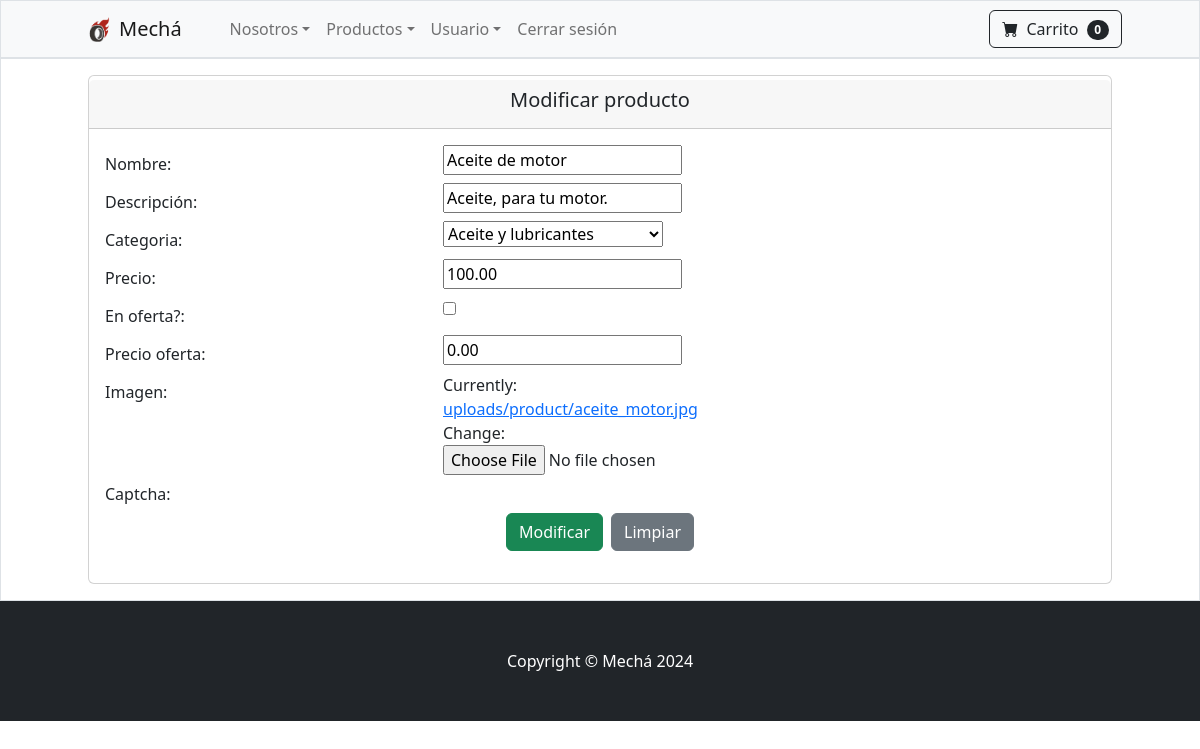
Before: /productos/crud/update/2/ (signed in) with the older database file.
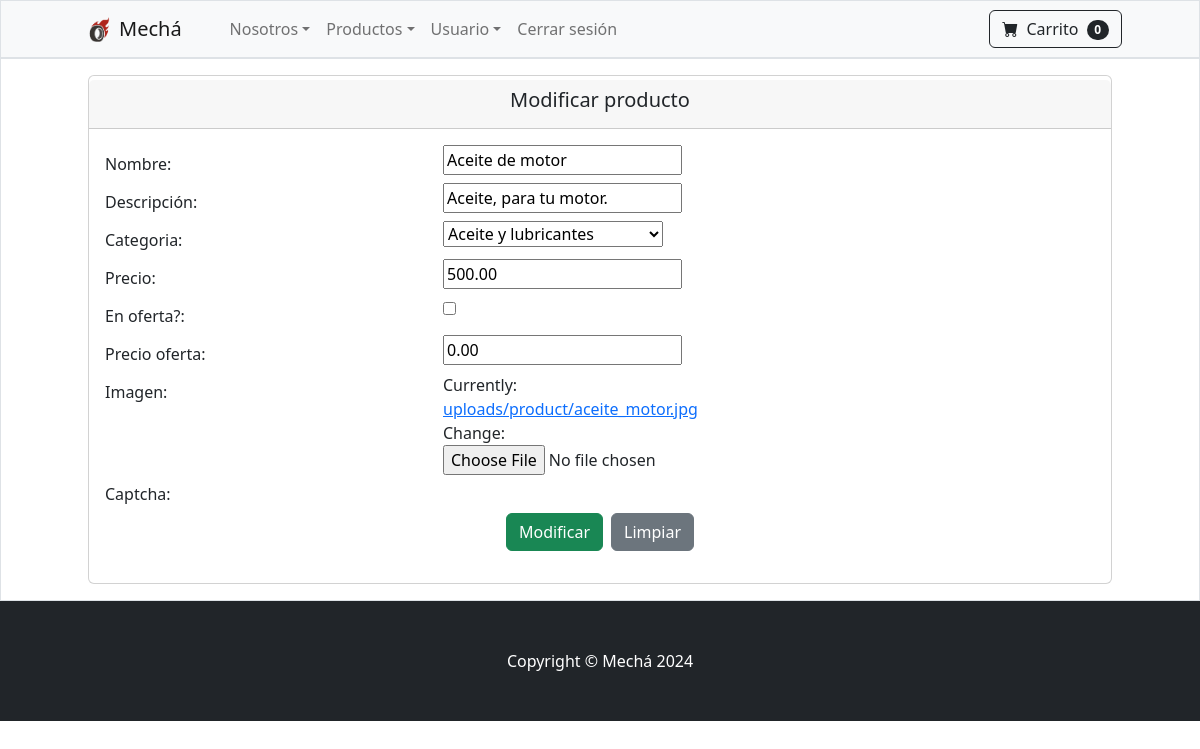
After: the same page with the newer database file.
### tienda/models.py (models this page shows, shortened)
class Producto(models.Model):
    nombre = models.CharField(max_length=100)
    precio = models.DecimalField(default=0, decimal_places=2, max_digits=6)
    precio_base = models.DecimalField(max_digits=10, decimal_places=2, default=10)
    multiplicador = models.PositiveIntegerField(default=1)
    precio_final = models.DecimalField(max_digits=10, decimal_places=2, default=0)
    categoria = models.ForeignKey(Categoria, on_delete=models.CASCADE, default=1)
    descripcion = models.CharField(max_length=250, default='', blank=True, null= True)
    imagen = models.ImageField(upload_to='uploads/product/')
    is_oferta = models.BooleanField(default=False)
    oferta_precio = models.DecimalField(default=0, decimal_places=2, max_digits=6)
    class Meta:
        verbose_name_plural = 'Productos'

### tienda/views.py (the view, shortened to what this page needs)
# urls.py: path('productos/crud/update/<id>/', views.productosupdate, name="productosupdate"),
@permission_required('core.change_servicio')
def productosupdate(request, id):
    producto = Producto.objects.get(id=id)
    aux = {
            'form' : ProductoForm(instance = producto)
    }
    return render(request, 'tienda/productos/crud/update.html', aux)

### tienda/forms.py
class ProductoForm(ModelForm):
    class Meta:
        model = Producto
        fields = '__all__'

### carro/carro.py (called while the page is built)
    def __len__(self):
        return len(self.carro)

### carro/context_processors.py (called while the page is built)
def carro(request):
    return{'carro': Carro(request)}

### tienda/models.py (called while the page is built)
    def __str__(self):
        return self.nombre

### tienda/templates/tienda/productos/crud/update.html (shortened to what this page needs)
{% extends 'base.html' %}
{% block content %}
<div class="d-flex justify-content-center p-3 text-primary-emphasis bg-dark-subtle border border-dark-subtle">
    <div class="card" style="width: 64rem;">
        <div class="card-header d-flex justify-content-center mt-1">
            <h5>Modificar producto</h5>
        </div>
        <div class="card-body">
            <form action="" method="POST" style="margin: 0 auto;" enctype="multipart/form-data">
                <div class="form-group row">
                    <label for="id_nombre" class="col-sm-4 col-form-label">Nombre:</label>
                    <div class="col-sm-4">
                        {{ form.nombre }}
                    </div>
                </div>
                <div class="form-group row">
                    <label for="id_nombre" class="col-sm-4 col-form-label">Descripción:</label>
                    <div class="col-sm-4">
                        {{ form.descripcion }}
                    </div>
                </div>
                <div class="form-group row">
                    <label for="id_nombre" class="col-sm-4 col-form-label">Categoria:</label>
                    <div class="col-sm-4">
                        {{ form.categoria }}
                    </div>
                </div>
                <div class="form-group row">
                    <label for="id_nombre" class="col-sm-4 col-form-label">Precio:</label>
                    <div class="col-sm-4">
                        {{ form.precio }}
                    </div>
                </div>
                <div class="form-group row">
                    <label for="id_nombre" class="col-sm-4 col-form-label">En oferta?:</label>
                    <div class="col-sm-4">
                        {{ form.is_oferta }}
                    </div>
                </div>
                <div class="form-group row">
                    <label for="id_nombre" class="col-sm-4 col-form-label">Precio oferta:</label>
                    <div class="col-sm-4">
                        {{ form.oferta_precio }}
                    </div>
                </div>
                <div class="form-group row">
                    <label for="id_nombre" class="col-sm-4 col-form-label">Imagen:</label>
                    <div class="col-sm-4">
                        {{ form.imagen }}
                    </div>
                </div>
                <div class="form-group row">
                    <label for="id_nombre" class="col-sm-4 col-form-label">Captcha:</label>
                    <div class="col-sm-4">
                    </div>
                </div>
                <div class="d-flex justify-content-center">
                    <input type="submit" value="Modificar" class="btn btn-success mx-1">
                    <input type="reset" value="Limpiar" class="btn btn-secondary mx-1">
                </div>
            </form>
        </div>
    </div>
</div>
{% endblock %}

Changed rows visible on the page:
changed Producto "Aceite de motor": precio "100.00" → "500.00"
